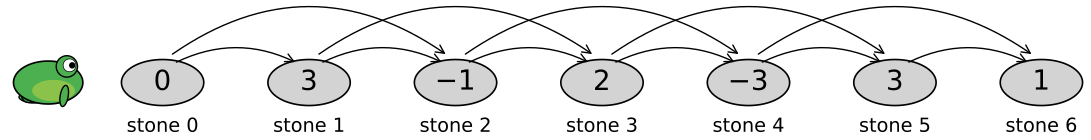

Write the Python code that produced this figure.
import numpy as np
import matplotlib.pyplot as plt
from matplotlib.patches import Ellipse, Circle, FancyArrowPatch

def draw_realistic_frog(ax, x, y, s=0.5):
    """Draws a frog with a natural anatomy and legs, facing right."""
    c_body = "#4CAF50"
    c_belly = "#8BC34A"
    
    # Back Leg
    back_thigh = Ellipse((x - 0.2*s, y - 0.1*s), width=0.7*s, height=0.4*s, 
                         angle=40, facecolor=c_body, edgecolor="black", lw=1, zorder=9)
    back_foot = Ellipse((x - 0.35*s, y - 0.3*s), width=0.4*s, height=0.15*s, 
                        angle=-10, facecolor=c_body, edgecolor="black", lw=1, zorder=8)
    
    # Front Leg
    front_leg = Ellipse((x + 0.3*s, y - 0.25*s), width=0.15*s, height=0.4*s, 
                        angle=-10, facecolor=c_body, edgecolor="black", lw=1, zorder=11)
    
    # Body
    body = Ellipse((x, y), width=1.3*s, height=0.8*s, 
                   facecolor=c_body, edgecolor="black", lw=1.2, zorder=10)
    belly = Ellipse((x + 0.1*s, y - 0.15*s), width=0.8*s, height=0.4*s, 
                    facecolor=c_belly, edgecolor="none", zorder=10.5)
    
    # Eyes
    eye_mound = Circle((x + 0.35*s, y + 0.3*s), radius=0.2*s, 
                       facecolor=c_body, edgecolor="black", lw=1, zorder=11)
    eye_white = Circle((x + 0.4*s, y + 0.32*s), radius=0.12*s, 
                       facecolor="white", edgecolor="black", lw=0.5, zorder=12)
    pupil = Circle((x + 0.45*s, y + 0.32*s), radius=0.06*s, facecolor="black", zorder=13)
    
    for p in (back_thigh, back_foot, front_leg, body, belly, eye_mound, eye_white, pupil):
        ax.add_patch(p)

def make_7_stone_final(save_path="frog_stones_2.pdf", show=True):
    # Rewards for stones 0 through 6
    rewards = [0, 3, -1, 2, -3, 3, 1]
    num_stones = len(rewards)
    
    # Stone dimensions
    w, h = 1.08, 0.6
    # Compact spacing (reduced from 2.4 to 1.92)
    x_gap = 1.92
    x_coords = np.arange(num_stones) * x_gap
    y_stone = 0
    
    fig, ax = plt.subplots(figsize=(12, 4)) 
    
    # 1. Draw Stones and Labels
    for i, (x, r) in enumerate(zip(x_coords, rewards)):
        # Stone Oval
        stone = Ellipse((x, y_stone), width=w, height=h, 
                        facecolor="#d3d3d3", edgecolor="black", lw=1.2, zorder=2)
        ax.add_patch(stone)
        
        # Reward Value (Normal weight)
        ax.text(x, y_stone, f"${r}$", ha="center", va="center", 
                fontsize=20, fontweight="normal", zorder=3)
        
        # Stone Label (Lifted closer to oval)
        ax.text(x, y_stone - 0.45, f"stone {i}", ha="center", va="top", 
                fontsize=14, fontweight="normal")

    # 2. Draw Arched Arrows (Adjacent and Skip 1 only)
    for i in range(num_stones):
        # Adjacent Jump (+1)
        if i + 1 < num_stones:
            start = (x_coords[i] + 0.15, 0.25)
            end = (x_coords[i+1] - 0.15, 0.25)
            # Low-arch curvature
            ax.add_patch(FancyArrowPatch(start, end, connectionstyle="arc3,rad=-0.25", 
                                          arrowstyle='->,head_width=3,head_length=6',
                                          lw=1.0, color="black", zorder=5))
            
        # Skip 1 Stone (+2)
        if i + 2 < num_stones:
            start = (x_coords[i] + 0.1, 0.35)
            end = (x_coords[i+2] - 0.1, 0.35)
            # Slightly higher arch to distinguish from adjacent jump
            ax.add_patch(FancyArrowPatch(start, end, connectionstyle="arc3,rad=-0.35", 
                                          arrowstyle='->,head_width=3,head_length=6',
                                          lw=1.0, color="black", zorder=4))

    # 3. Draw Realistic Frog
    draw_realistic_frog(ax, x_coords[0] - 1.5, y_stone, s=0.7)

    # Final Styling
    ax.set_aspect("equal")
    ax.axis("off")
    ax.set_xlim(x_coords[0] - 2.5, x_coords[-1] + 1.2)
    ax.set_ylim(-1.2, 2.5)

    plt.tight_layout()
    plt.savefig(save_path, bbox_inches="tight")
    if show:
        plt.show()
    plt.close(fig)

if __name__ == "__main__":
    make_7_stone_final()
